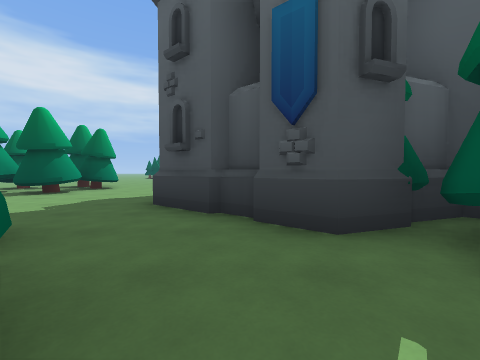
view 1 (above)

24 first-person views from a walk through a Godot game level. The camera is 1.2 m above the floor, tilts 2° down and sees 90° across. The floor is counted in squares, 2 m on a side. Each view is taken from the middle of a square. On the plan, view 1 faces up. The plan holds only what a view shows up to about 9 squares ahead; the rest is blank. The place goes on beyond the plan.

view 2
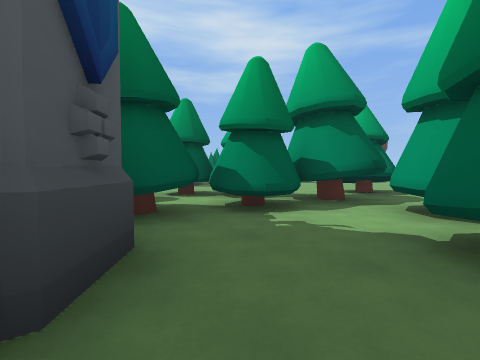

view 3
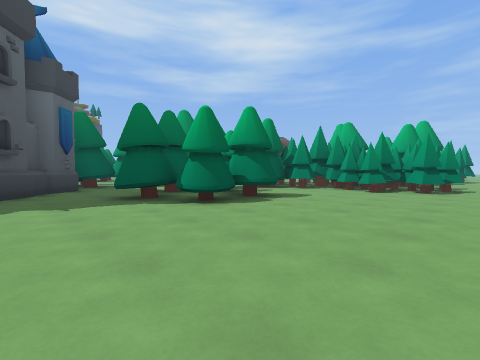

view 4
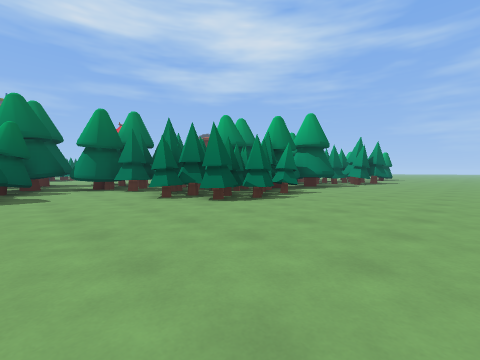

view 5
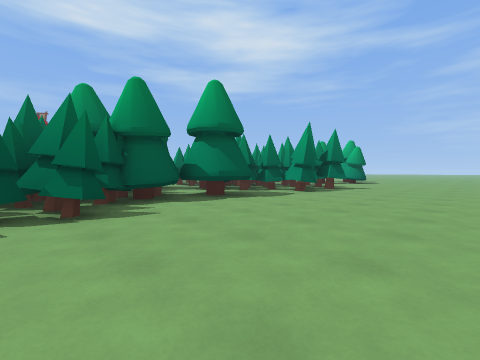

view 6
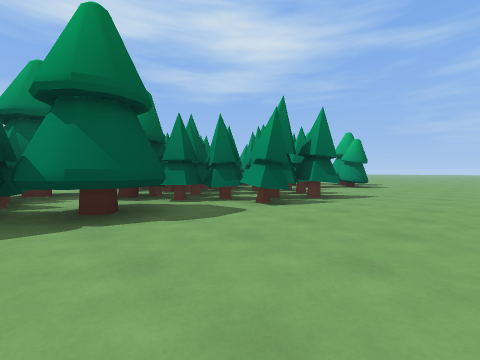

view 7
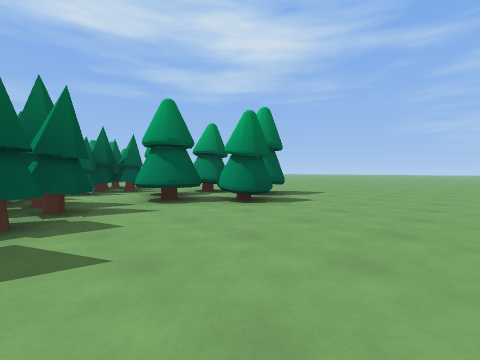

view 8
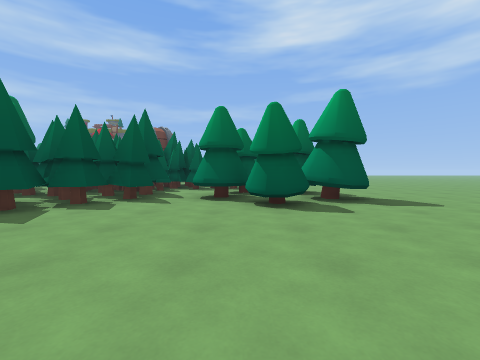

view 9
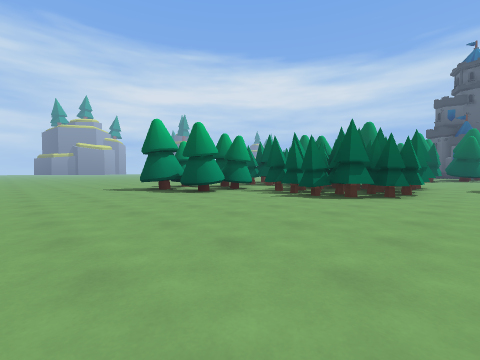

view 10
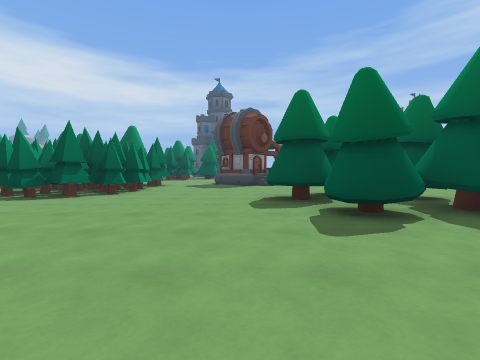

view 11
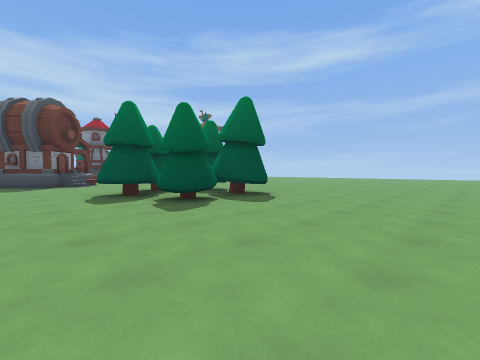

view 12
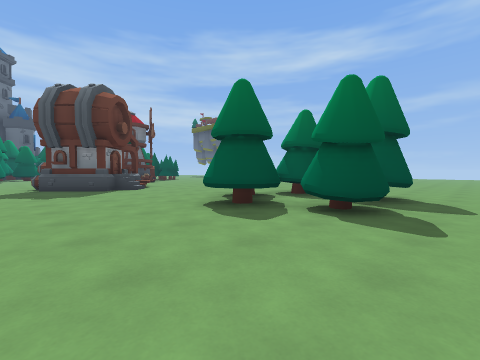

view 13
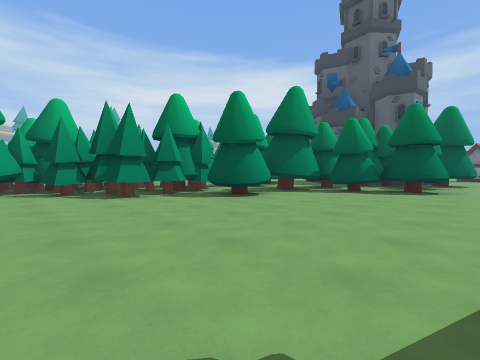

view 14
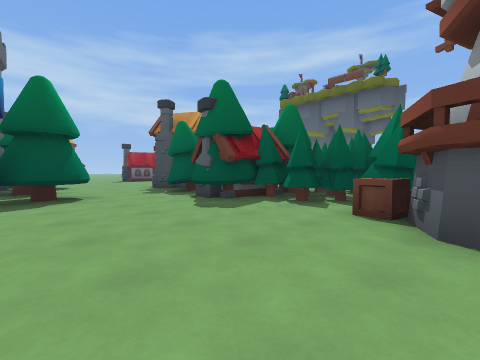

view 15
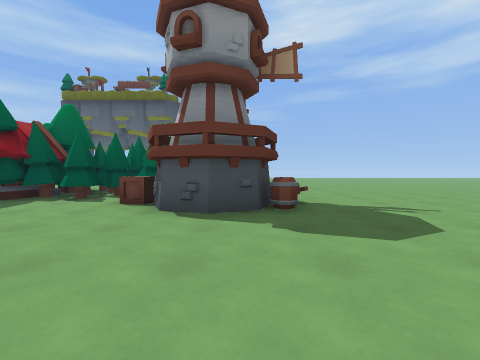

view 16
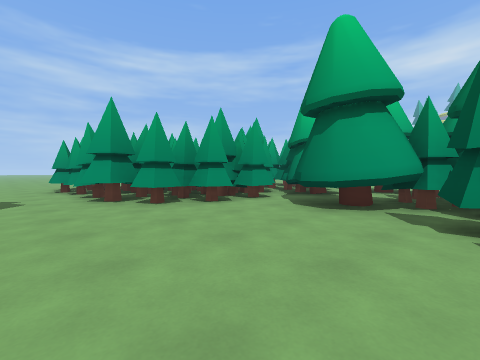

view 17
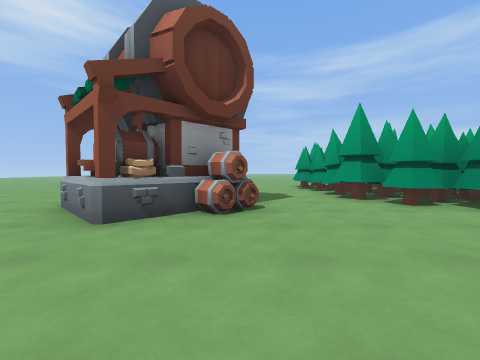

view 18
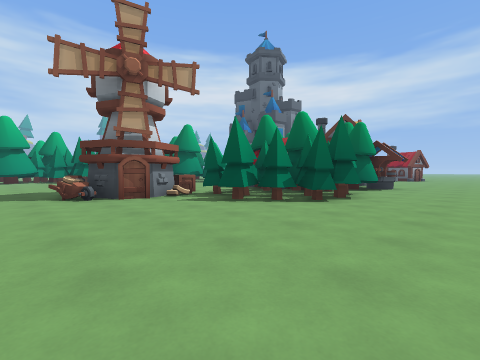

view 19
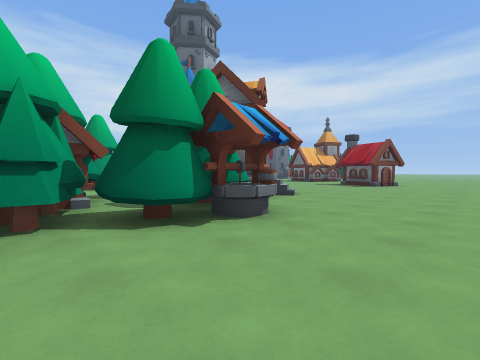

view 20
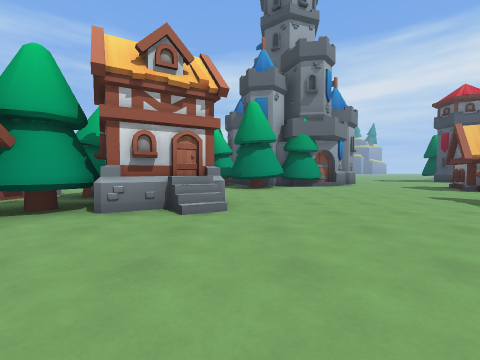

view 21
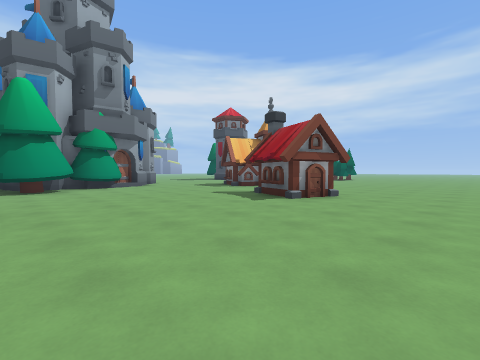

view 22
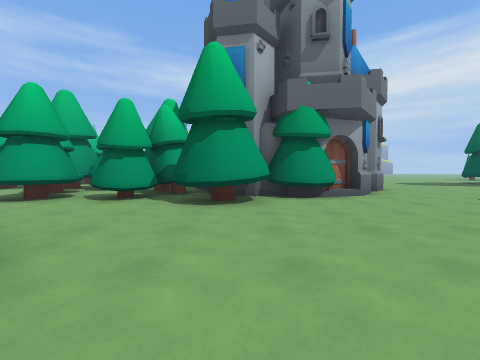

view 23
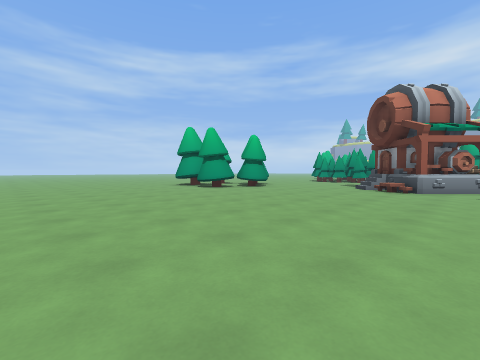

view 24
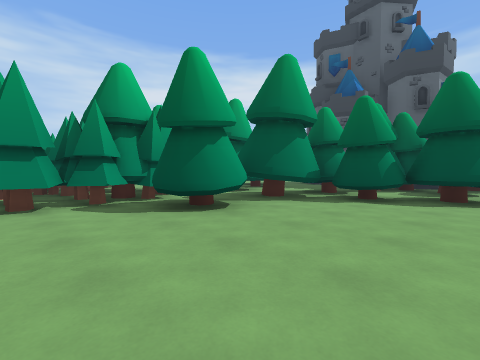

### Floor plan
Key: @ floor where view 1 was taken; # wall or solid block; . floor; / step, stairs or slope; T tree.
Columns run from 11 left of view 1 to 14 right of it. Each row starts with its distance up from view 1.
 14                         ..
 13                        ...
 12             ..        ....
 11             ... ##    ....
 10             .....##   ....
  9      T#.     ........ #...
  8       T..    ##......##...
  7     TTT..     ##..........
  6      .....     #..........
  5       ....#    #..........
  4    .......##  ##TT........
  3    ........#T##TT.........
  2    .....TT...TTTT...##....
  1    ....TTTT..TTTT...##....
  0    ....T TT@TT TT..##T#...
 -1 .......TT#TTTTTTT..TTTT...
 -2 .........TTTTTT....T#TT...
 -3 .........T .TT.....T#TT...
 -4 ....TTTTTT  TT.....TTTTT..
 -5 ....TTTTT  TTT......TTTT..
 -6 ....TTTTTTTT.......#TTT...
 -7 ....TTT TTTT......##......
 -8 .....TT TTT.......##......
 -9 .....TTTTT........##......
-10 ....TT  TT................
-11 .....TTT.......##.........
-12 .....TTT.TTT..###/........
-13 ....TTTTTTTT...##/........
-14 ...TTTTTTTTTT..//.........
-15 ....TTTTTTTT..............
-16 .....TT TTTTT.............
-17 ......T.TTTTT.... ........
-18 .....TTTTTTT....TTTT......
-19  ...TTTT........TTTT......
-20  ....TT#.........TTT......
-21  ....T...........T.T......
-22  .........................
-23  .........................
-24  .........................
-25  ...   ...    ............

Positions as (right, up) in squares from view 1, and headings:
1: (0, 0), facing up
2: (-1, 3), facing down-right
3: (-8, 4), facing down-right
4: (-11, -1), facing down-right
5: (-11, -6), facing down-right
6: (-10, -9), facing down-right
7: (-10, -15), facing down-right
8: (-11, -18), facing right
9: (2, -24), facing up-left
10: (4, -24), facing up
11: (3, -25), facing up-right
12: (2, -22), facing up-right
13: (6, -9), facing up-left
14: (4, -7), facing up-right
15: (3, -8), facing right
16: (2, -8), facing down-left
17: (3, -8), facing down
18: (14, -10), facing up-left
19: (14, -3), facing up-left
20: (14, 3), facing left
21: (14, 3), facing up-left
22: (10, 4), facing left
23: (14, -11), facing down-left
24: (5, -7), facing up-left
